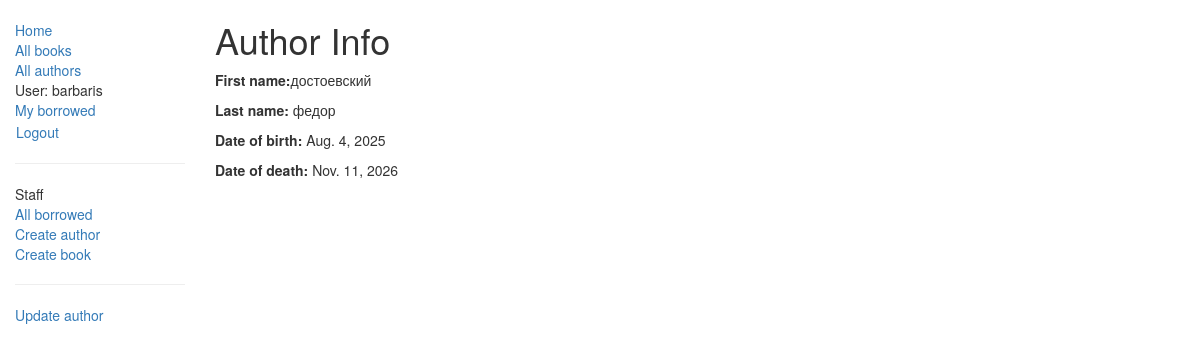
The app's page /catalog/authors/4 (signed in) with its own data.
### catalog/models.py (models this page shows, shortened)
class Author(models.Model):
    first_name = models.CharField(max_length=100)
    last_name = models.CharField(max_length=100)
    date_of_birth = models.DateField(null=True, blank=True)
    date_of_death = models.DateField('Died', null=True, blank=True)

### catalog/views.py (the view)
# urls.py: path('authors/<int:pk>', views.AuthorDetailView.as_view(), name='author-detail'),
class AuthorDetailView(generic.DetailView):
    model = Author

### catalog/templates/catalog/author_detail.html (shortened to what this page needs)
{% extends "base_generic.html" %}
{% block content %}
  <h1>Author Info</h1>
  <p><strong>First name:</strong>{{ author.first_name }}</p>
  <p><strong>Last name:</strong> {{ author.last_name }}</p>
  <p><strong>Date of birth:</strong> {{ author.date_of_birth }}</p>
  <p><strong>Date of death:</strong> {{ author.date_of_death }}</p>
{% endblock %}
{% block sidebar %}
  {{ block.super }}
  {% if perms.catalog.change_author or perms.catalog.delete_author %}
  <hr>
  <ul class="sidebar-nav">
    {% if perms.catalog.change_author %}
      <li><a href="{% url 'author-update' author.id %}">Update author</a></li>
    {% endif %}
    </ul>
  {% endif %}
{% endblock %}

### catalog/templates/base_generic.html (shortened to what this page needs)
<!doctype html>
<html lang="en">
  <head>
    <link
      rel="stylesheet"
      href="https://maxcdn.bootstrapcdn.com/bootstrap/3.3.7/css/bootstrap.min.css" />
    {% load static %}
    <link rel="stylesheet" href="{% static 'css/styles.css' %}" />
  </head>
  <body>
    <div class="container-fluid">
      <div class="row">
        <div class="col-sm-2">
          {% block sidebar %}
            <ul class="sidebar-nav">
              <li><a href="{% url 'index' %}">Home</a></li>
              <li><a href="{% url 'books' %}">All books</a></li>
              <li><a href="{% url 'author' %}">All authors</a></li>
              {% if user.is_authenticated %}
              <li>User: {{ user.get_username }}</li>
              <li><a href="{% url 'my-borrowed' %}">My borrowed</a></li>
              <li>
                <form id="logout-form" method="post" action="{% url 'logout' %}">
                    <button type="submit" class="btn btn-link">Logout</button>
                </form>
              </li>
              {% else %}
              <li><a href="{% url 'login' %}?next={{ request.path }}">Login</a></li>
              {% endif %}
                {% if user.is_staff %}
                <hr>
                <ul class="sidebar-nav">
                <li>Staff</li>
                    <li><a href="{% url 'all-borrowed' %}">All borrowed</a></li>
                {% if perms.catalog.add_author %}
                    <li><a href="{% url 'author-create' %}">Create author</a></li>
                {% endif %}
                {% if perms.catalog.add_book %}
                    <li><a href="{% url 'book-create' %}">Create book</a></li>
                {% endif %}
                </ul>
                {% endif %}
            </ul>
          {% endblock %}
        </div>
        <div class="col-sm-10 ">{% block content %}{% endblock %}
        </div>
      </div>
    </div>
  </body>
</html>

### catalog/static/css/styles.css (style rules this page uses)
.sidebar-nav { margin-top: 20px; padding: 0; list-style: none; }
#logout-form { display: inline; }
#logout-form button { padding: 0; margin: 0; }

### records on screen
Author: first_name "достоевский", last_name "федор", date_of_birth "Aug. 4, 2025", date_of_death "Nov. 11, 2026"

### other values on screen
{{ user.get_username }} "barbaris"
